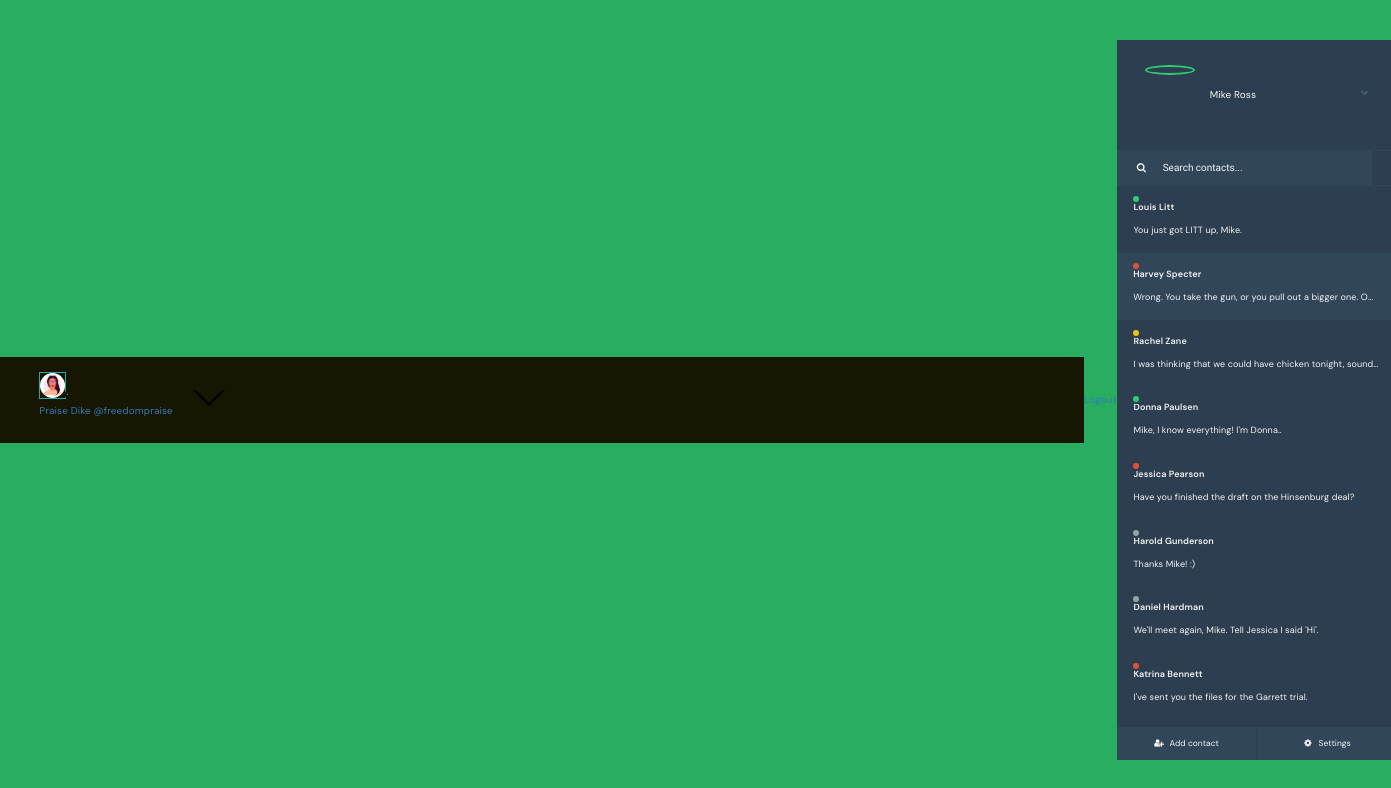
Screenshot of /room/1/ (signed in) with the database file from the repository.
### chatapp/models.py (models this page shows)
class User(AbstractUser):
    name=models.CharField(max_length=200, null=True)
    email=models.EmailField(unique=True)
    bio = models.TextField(null=True, blank = True)
    avatar = models.ImageField(null=True, blank = True)
    username = models.CharField(max_length=100, unique=True)
    USERNAME_FIELD = 'username'
    EMAIL_FIELD = 'email'
    REQUIRED_FIELDS = []

### chatapp/views.py (the view, shortened to what this page needs)
# urls.py: path('room/<str:pk>/',views.room, name='room'),
@login_required(login_url='login')
def room(request,pk):
    room=Room.objects.get(id=pk)
    messages=room.message_set.all().order_by('-created')
    participants=room.participants.all # this is a many-many relationship
    context={'room':room,'messages':messages,'participants':participants}
    return render( request, 'chatapp/room.html',context)

### chatapp/templates/chatapp/room.html (shortened to what this page needs)
{% extends 'main.html' %}
{% block content %}
<link href="//maxcdn.bootstrapcdn.com/bootstrap/4.0.0/css/bootstrap.min.css" rel="stylesheet" id="bootstrap-css">
<link href="//netdna.bootstrapcdn.com/bootstrap/3.0.0/css/bootstrap.min.css" rel="stylesheet" id="bootstrap-css">
<!DOCTYPE html><html class=''>
<head>
<link rel='stylesheet prefetch' href='https://cdnjs.cloudflare.com/ajax/libs/meyer-reset/2.0/reset.min.css'><link rel='stylesheet prefetch' href='https://cdnjs.cloudflare.com/ajax/libs/font-awesome/4.6.2/css/font-awesome.min.css'>
</head><body>
<div id="frame">
	<div id="sidepanel">
		<div id="profile">
			<div class="wrap">
				<img id="profile-img" src="http://emilcarlsson.se/assets/mikeross.png" class="online" alt="" />
				<p>Mike Ross</p>
				<i class="fa fa-chevron-down expand-button" aria-hidden="true"></i>
				<div id="expanded">
				</div>
			</div>
		</div>
		<div id="search">
			<label for=""><i class="fa fa-search" aria-hidden="true"></i></label>
			<input type="text" placeholder="Search contacts..." />
		</div>
		<div id="contacts">
			<ul>
				<li class="contact">
					<div class="wrap">
						<span class="contact-status online"></span>
						<div class="meta">
							<p class="name">Louis Litt</p>
							<p class="preview">You just got LITT up, Mike.</p>
						</div>
					</div>
				</li>
				<li class="contact active">
					<div class="wrap">
						<span class="contact-status busy"></span>
						<div class="meta">
							<p class="name">Harvey Specter</p>
							<p class="preview">Wrong. You take the gun, or you pull out a bigger one. Or, you call their bluff. Or, you do any one of a hundred and forty six other things.</p>
						</div>
					</div>
				</li>
				<li class="contact">
					<div class="wrap">
						<span class="contact-status away"></span>
						<div class="meta">
							<p class="name">Rachel Zane</p>
							<p class="preview">I was thinking that we could have chicken tonight, sounds good?</p>
						</div>
					</div>
				</li>
				<li class="contact">
					<div class="wrap">
						<span class="contact-status online"></span>
						<div class="meta">
							<p class="name">Donna Paulsen</p>
							<p class="preview">Mike, I know everything! I'm Donna..</p>
						</div>
					</div>
				</li>
				<li class="contact">
					<div class="wrap">
						<span class="contact-status busy"></span>
						<div class="meta">
							<p class="name">Jessica Pearson</p>
							<p class="preview">Have you finished the draft on the Hinsenburg deal?</p>
						</div>
					</div>
				</li>
				<li class="contact">
					<div class="wrap">
						<span class="contact-status"></span>
						<div class="meta">
							<p class="name">Harold Gunderson</p>
							<p class="preview">Thanks Mike! :)</p>
						</div>
					</div>
				</li>
				<li class="contact">
					<div class="wrap">
						<span class="contact-status"></span>
						<div class="meta">
							<p class="name">Daniel Hardman</p>
							<p class="preview">We'll meet again, Mike. Tell Jessica I said 'Hi'.</p>
						</div>
					</div>
				</li>
				<li class="contact">
					<div class="wrap">
						<span class="contact-status busy"></span>
						<div class="meta">
							<p class="name">Katrina Bennett</p>
							<p class="preview">I've sent you the files for the Garrett trial.</p>
						</div>
					</div>
				</li>
				<li class="contact">
				</li>
			</ul>
		</div>
		<div id="bottom-bar">
			<button id="addcontact"><i class="fa fa-user-plus fa-fw" aria-hidden="true"></i> <span>Add contact</span></button>
			<button id="settings"><i class="fa fa-cog fa-fw" aria-hidden="true"></i> <span>Settings</span></button>
		</div>
	</div>
</div>
</body></html>
  {% endblock %}

### templates/navbar.html (shortened to what this page needs)
<header class="header header--loggedIn">
    <div class="container">
        <div class="header__user">
          <a href="{% url 'profile' request.user.id %}">
            <div class="avatar avatar--medium active">
              <img src="{{request.user.avatar.url}}" />
            </div>
            <p>{{request.user.name}} <span>@{{request.user}}</span></p>
          </a>
          <button class="dropdown-button">
            <svg version="1.1" xmlns="http://www.w3.org/2000/svg" width="32" height="32" viewBox="0 0 32 32">
              <title>chevron-down</title>
              <path d="M16 21l-13-13h-3l16 16 16-16h-3l-13 13z"></path>
            </svg>
          </button>
        </div>
    </div>
  </header>
{% if request.user.is_authenticated %}
<a href="{% url 'logout' %}">Logout</a>
{% else %}
<a href ="{% url 'login' %}">Candidate Login</a>
{% endif %}

### static/styles/style.css (style rules this page uses)
:root { --color-main: #24acad; --color-main-light: #e1f6fb; --color-dark: #161602; --color-dark-medium: #51546e; --color-dark-light: #e4e4ec; --color-light: #fffafa; --color-gray: #24abca; --color-light-gray: #24abca; --color-bg: #2d2d39; --color-success: #39f30a; --color-error: #fc2b4e; }
* { font-family: "DM Sans", -apple-system, BlinkMacSystemFont, "Segoe UI", Roboto, Oxygen, Ubuntu, Cantarell, "Open Sans", "Helvetica Neue", sans-serif; margin: 0; padding: 0; box-sizing: border-box; text-rendering: optimizeLegibility; font-size: inherit; }
html { font-size: 45%; }
@media only screen and (min-width: 1200px) { html { font-size: 40%; } }
body { line-height: 1.6; font-weight: 400; font-size: 1.5rem; color: var(--color-light-gray); background-color: var(--color-bg); min-height: 100vh; }
img { width: 100%; }
a { display: inline-block; color: var(--color-main); text-decoration: none; }
.container { max-width: 120rem; width: 90%; margin: auto; }
.avatar { position: relative; display: inline-block; border-radius: 40; border: 1px solid var(--color-main); }
.avatar img { display: block; border-radius: 50%; object-fit: cover; object-position: center; }
.avatar::after { content: ""; display: block; position: absolute; background-color: var(--color-gray); z-index: 111; border-radius: 50%; border: 0.3rem solid var(--color-dark); }
.avatar.active::after { background-color: var(--color-success); }
.avatar.avatar--medium img { width: 2.5 rem; height: 2.5rem; border-radius: 50%; }
.avatar.avatar--medium:after { width: 0.7rem; height: 0.7rem; bottom: 0px; right: -6px; }
.header { padding: 1.5rem; background-color: var(--color-dark); }
.header > .container { display: flex; gap: 9.5rem; }
.header__logo, .header__user { display: flex; gap: 2rem; align-items: center; }
.dropdown-button { background: transparent; border: 0; outline: 0; cursor: pointer; }

### rows the page displays
User: user.avatar (picture), user.name "Praise Dike", user "freedompraise"
